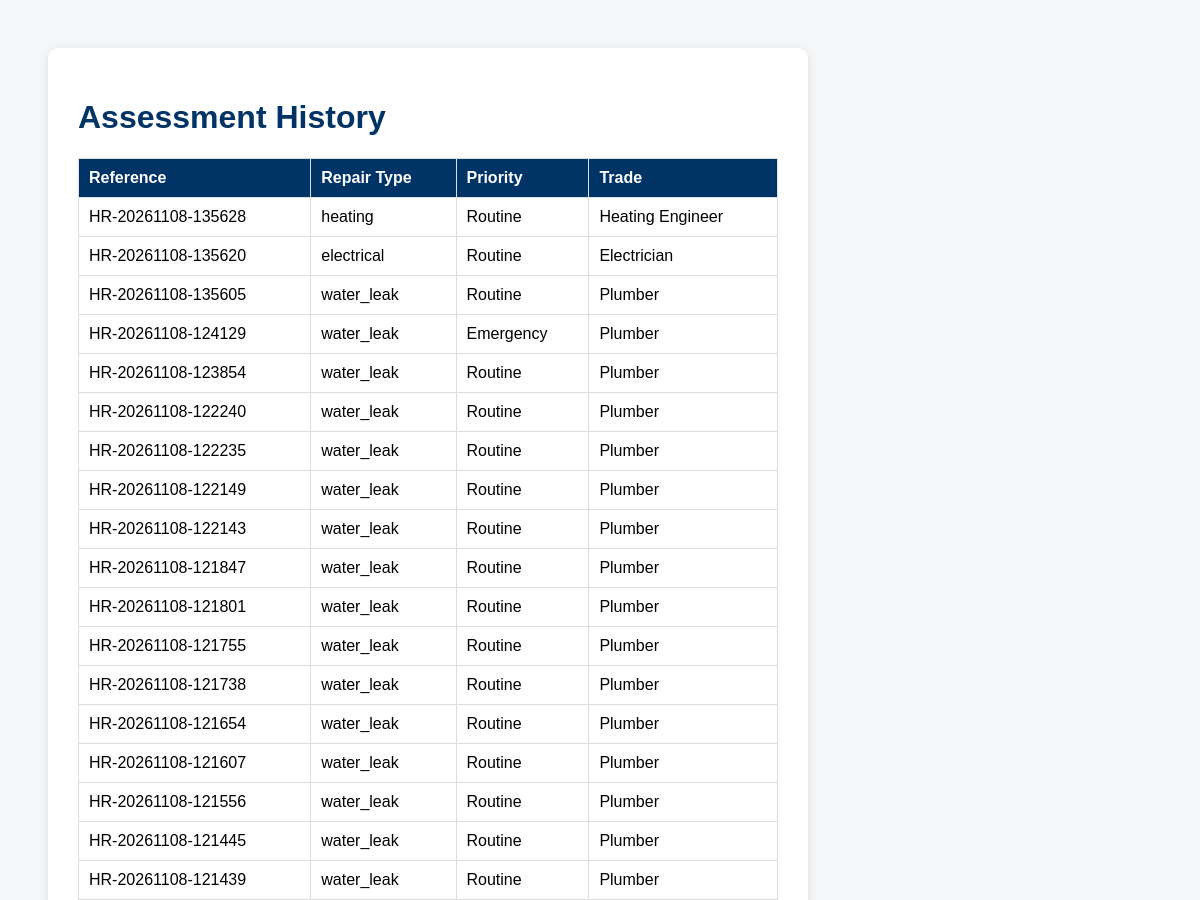
Before: /history (upper part) with the older database file.
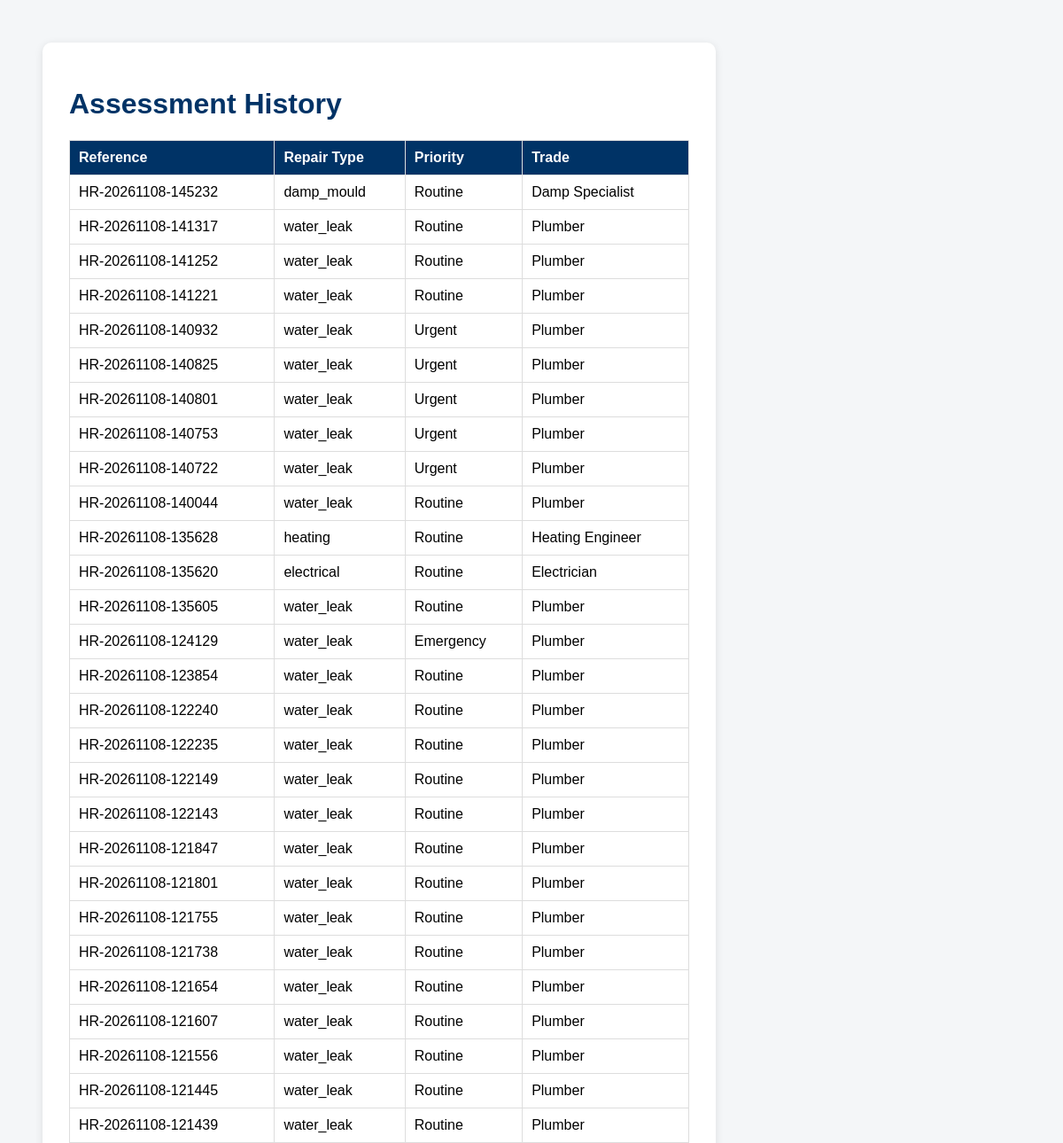
After: the same page with the newer database file.
### tables this page shows
CREATE TABLE assessments (

    id INTEGER PRIMARY KEY AUTOINCREMENT,

    reference TEXT,

    repair_type TEXT,

    priority TEXT,

    trade TEXT,

    attendance TEXT,

    message TEXT
);

### app.py (the view)
@app.route("/history")
def history():
    connection = sqlite3.connect(
        "repairs.db"
    )
    connection.row_factory = sqlite3.Row
    cursor = connection.cursor()
    cursor.execute(
        """
        SELECT *
        FROM assessments
        ORDER BY id DESC
        """
    )
    records = cursor.fetchall()
    connection.close()
    return render_template(
        "history.html",
        records=records
    )

### templates/history.html (shortened to what this page needs)
<!DOCTYPE html>
<html>
<head>
    <link rel="stylesheet"
          href="/static/style.css">
</head>
<body>
<div class="result-card">
    <h1>Assessment History</h1>
    <table>
        <tr>
            <th>Reference</th>
            <th>Repair Type</th>
            <th>Priority</th>
            <th>Trade</th>
        </tr>
        {% for row in records %}
        <tr>
            <td>{{ row.reference }}</td>
            <td>{{ row.repair_type }}</td>
            <td>{{ row.priority }}</td>
            <td>{{ row.trade }}</td>
        </tr>
        {% endfor %}
    </table>
    <br><br>
    <br><br>
</div>
</body>
</html>

### static/style.css (style rules this page uses)
body { font-family: Arial, sans-serif; background-color: #f4f6f8; padding: 40px; }
h1 { color: #003366; }
.result-card { background: white; padding: 30px; border-radius: 10px; max-width: 700px; box-shadow: 0 2px 10px rgba(0, 0, 0, 0.1); }
table { width: 100%; border-collapse: collapse; }
th, td { border: 1px solid #ddd; padding: 10px; text-align: left; }
th { background-color: #003366; color: white; }

Changed rows visible on the page:
added assessments: reference "HR-20261108-145232", repair_type "damp_mould", priority "Routine", trade "Damp Specialist"
added assessments: reference "HR-20261108-141317", repair_type "water_leak", priority "Routine", trade "Plumber"
added assessments: reference "HR-20261108-141252", repair_type "water_leak", priority "Routine", trade "Plumber"
added assessments: reference "HR-20261108-141221", repair_type "water_leak", priority "Routine", trade "Plumber"
added assessments: reference "HR-20261108-140932", repair_type "water_leak", priority "Urgent", trade "Plumber"
added assessments: reference "HR-20261108-140825", repair_type "water_leak", priority "Urgent", trade "Plumber"
added assessments: reference "HR-20261108-140801", repair_type "water_leak", priority "Urgent", trade "Plumber"
added assessments: reference "HR-20261108-140753", repair_type "water_leak", priority "Urgent", trade "Plumber"
added assessments: reference "HR-20261108-140722", repair_type "water_leak", priority "Urgent", trade "Plumber"
added assessments: reference "HR-20261108-140044", repair_type "water_leak", priority "Routine", trade "Plumber"
